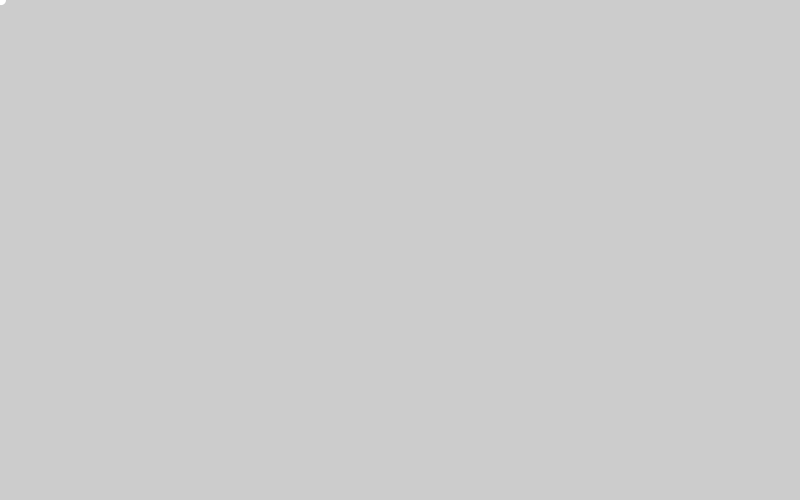
Frame 1 (no input)
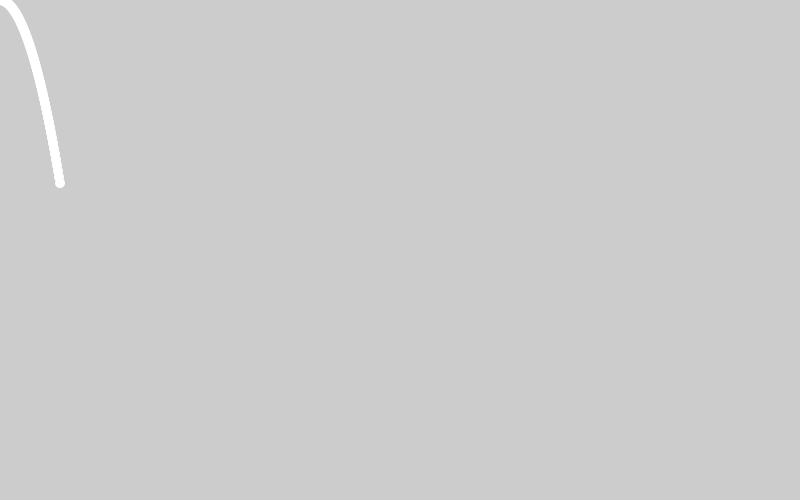
Frame 60 (the mouse pressed at the canvas centre just before this capture)
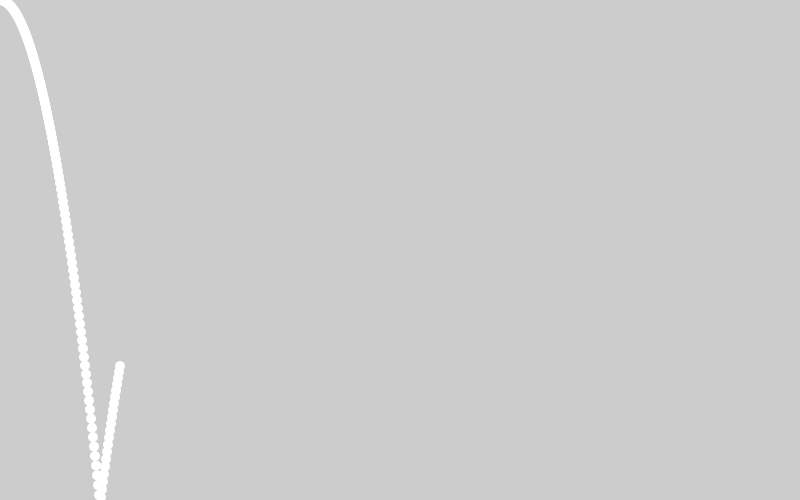
Frame 120 (the mouse held since frame 60 and released just before this capture)

The Processing sketch that drew these frames (run headless with seeded random() and noise(); from frame 60 on, the mouse is pressed at the canvas centre):

// Processing sketch: day07_inclass2
// ── day07_inclass2.pde
//have a ball that bounces
//each time it bounces, it slows down a little bit

PVector pos, speed, grav;

void setup(){
  size(800, 500);
  pos = new PVector (0,0);
  speed = new PVector (1,0);
  grav = new PVector(0,0.1);
}

void draw(){
  noStroke();
  speed.add(grav);
  pos.add(speed);
  
  if(pos.y > height){
    speed.y *= -0.8;
  }
  ellipse(pos.x, pos.y, 10, 10);
}
